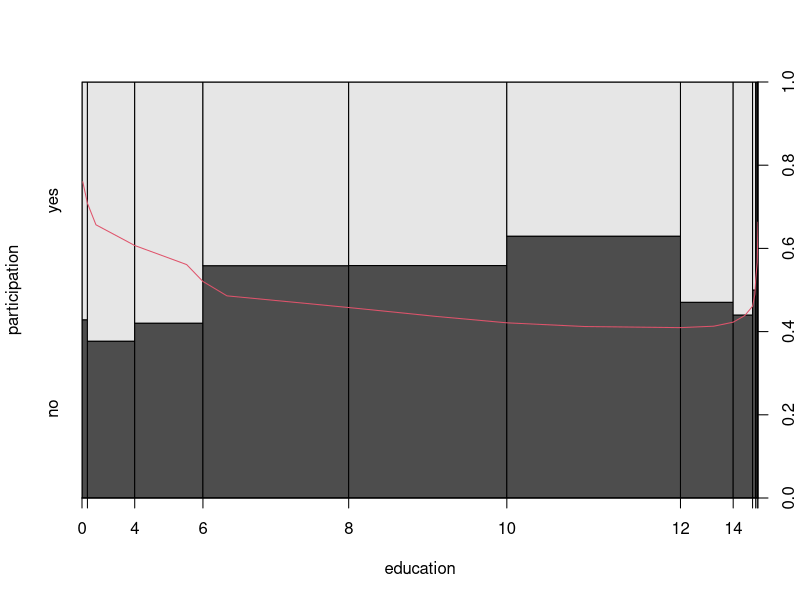
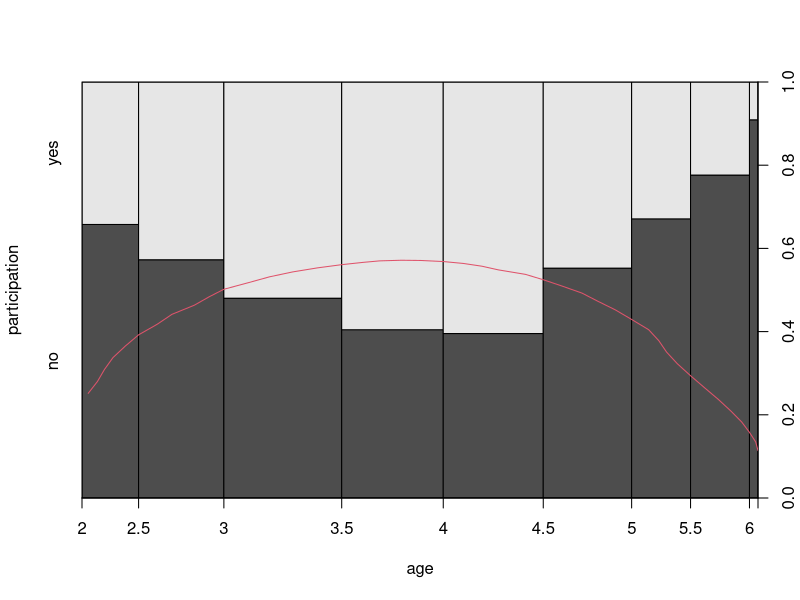
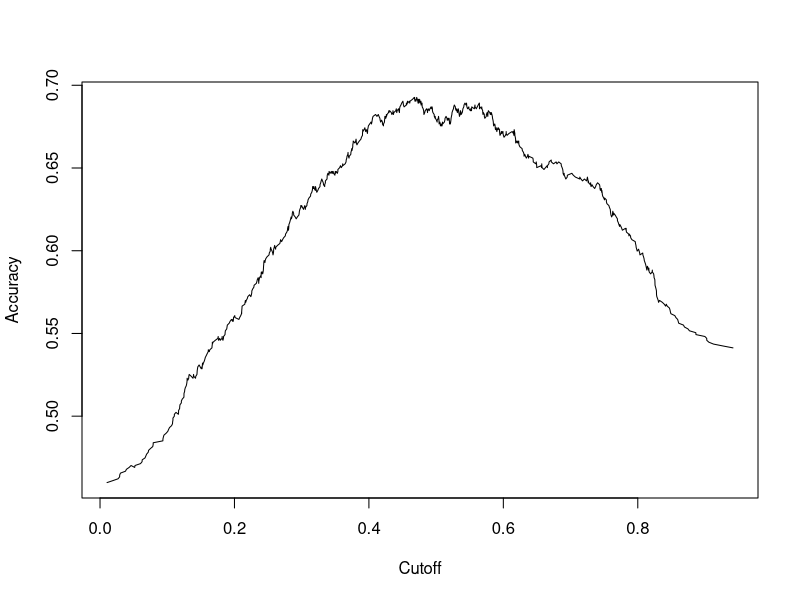
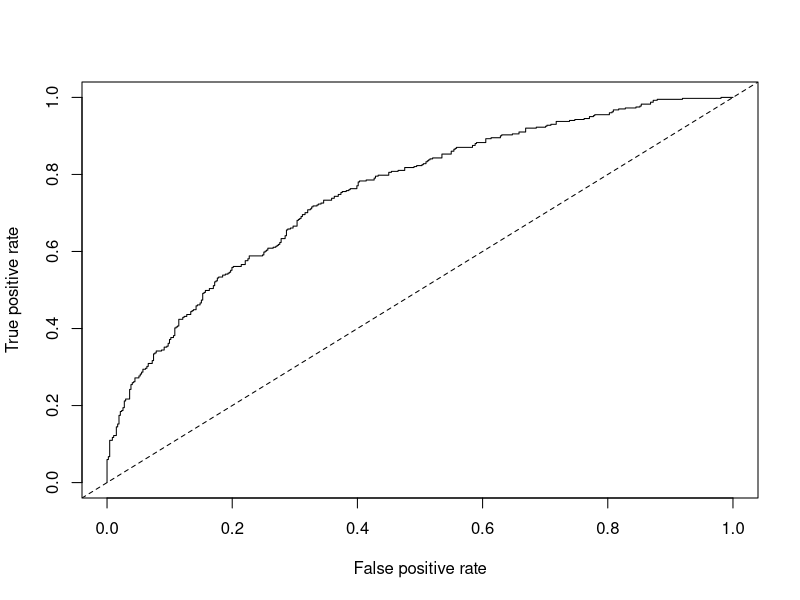
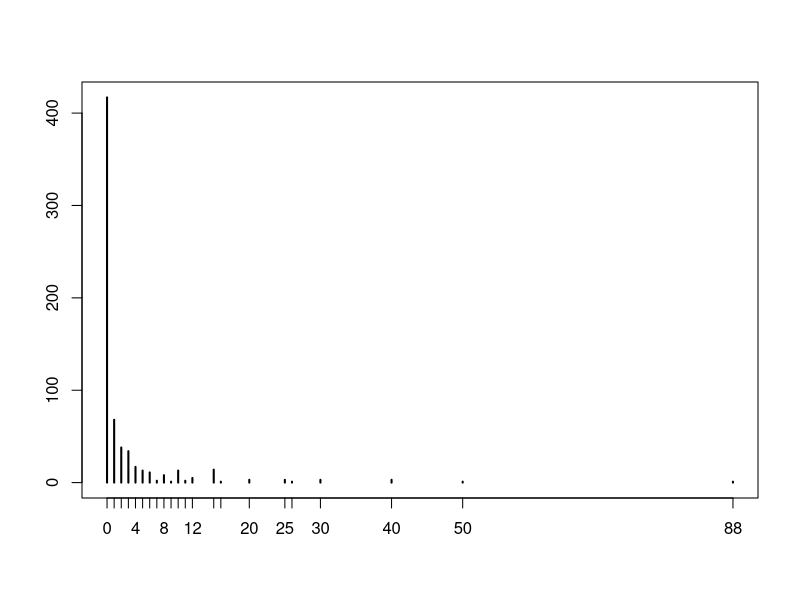
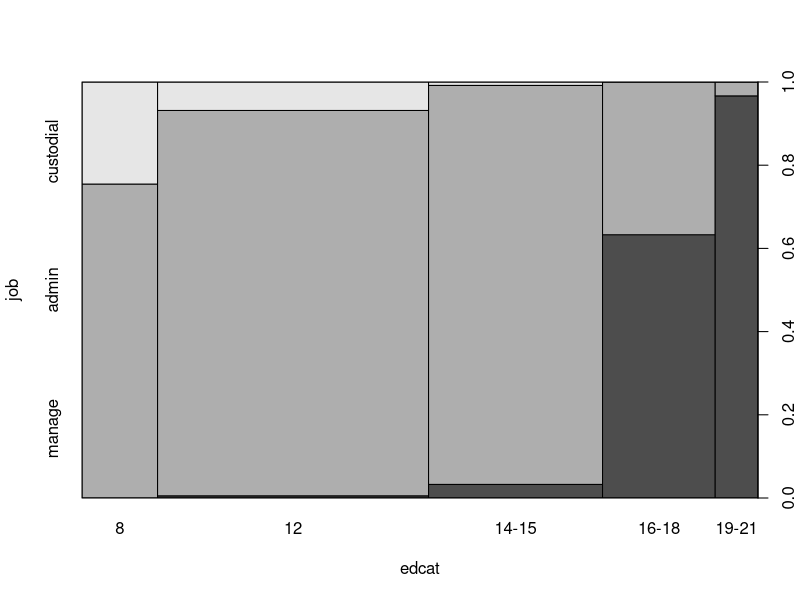

Here is the R script that generated these plots, in order:
###################################################
### chunk number 1: setup
###################################################
options(prompt = "R> ", continue = "+  ", width = 64,
  digits = 4, show.signif.stars = FALSE, useFancyQuotes = FALSE)

options(SweaveHooks = list(onefig =   function() {par(mfrow = c(1,1))},
                           twofig =   function() {par(mfrow = c(1,2))},                           
                           threefig = function() {par(mfrow = c(1,3))},
                           fourfig =  function() {par(mfrow = c(2,2))},
			   sixfig =   function() {par(mfrow = c(3,2))}))

library("AER")

set.seed(1071)


###################################################
### chunk number 2: swisslabor-data
###################################################
data("SwissLabor")
swiss_probit <- glm(participation ~ . + I(age^2),
  data = SwissLabor, family = binomial(link = "probit"))
summary(swiss_probit)


###################################################
### chunk number 3: swisslabor-plot eval=FALSE
###################################################
## plot(participation ~ age, data = SwissLabor, ylevels = 2:1)


###################################################
### chunk number 4: swisslabor-plot-refined
###################################################
plot(participation ~ education, data = SwissLabor, ylevels = 2:1)
fm <- glm(participation ~ education + I(education^2), data = SwissLabor, family = binomial)
edu <- sort(unique(SwissLabor$education))
prop <- sapply(edu, function(x) mean(SwissLabor$education <= x))
lines(predict(fm, newdata = data.frame(education = edu), type = "response") ~ prop, col = 2)

plot(participation ~ age, data = SwissLabor, ylevels = 2:1)
fm <- glm(participation ~ age + I(age^2), data = SwissLabor, family = binomial)
ag <- sort(unique(SwissLabor$age))
prop <- sapply(ag, function(x) mean(SwissLabor$age <= x))
lines(predict(fm, newdata = data.frame(age = ag), type = "response") ~ prop, col = 2)


###################################################
### chunk number 5: effects1
###################################################
fav <- mean(dnorm(predict(swiss_probit, type = "link")))
fav * coef(swiss_probit)


###################################################
### chunk number 6: effects2
###################################################
av <- colMeans(SwissLabor[, -c(1, 7)])
av <- data.frame(rbind(swiss = av, foreign = av),
  foreign = factor(c("no", "yes")))
av <- predict(swiss_probit, newdata = av, type = "link")
av <- dnorm(av)
av["swiss"] * coef(swiss_probit)[-7]


###################################################
### chunk number 7: effects3
###################################################
av["foreign"] * coef(swiss_probit)[-7]


###################################################
### chunk number 8: mcfadden
###################################################
swiss_probit0 <- update(swiss_probit, formula = . ~ 1)
1 - as.vector(logLik(swiss_probit)/logLik(swiss_probit0))


###################################################
### chunk number 9: confusion-matrix
###################################################
table(true = SwissLabor$participation,
  pred = round(fitted(swiss_probit)))


###################################################
### chunk number 10: confusion-matrix1
###################################################
tab <- table(true = SwissLabor$participation,
  pred = round(fitted(swiss_probit)))
tabp <- round(100 * c(tab[1,1] + tab[2,2], tab[2,1] + tab[1,2])/sum(tab), digits = 2)


###################################################
### chunk number 11: roc-plot eval=FALSE
###################################################
## library("ROCR")
## pred <- prediction(fitted(swiss_probit),
##   SwissLabor$participation)
## plot(performance(pred, "acc"))
## plot(performance(pred, "tpr", "fpr"))
## abline(0, 1, lty = 2)


###################################################
### chunk number 12: roc-plot1
###################################################
library("ROCR")
pred <- prediction(fitted(swiss_probit),
  SwissLabor$participation)
plot(performance(pred, "acc"))
plot(performance(pred, "tpr", "fpr"))
abline(0, 1, lty = 2)


###################################################
### chunk number 13: rss
###################################################
deviance(swiss_probit)
sum(residuals(swiss_probit, type = "deviance")^2)
sum(residuals(swiss_probit, type = "pearson")^2)


###################################################
### chunk number 14: coeftest eval=FALSE
###################################################
## coeftest(swiss_probit, vcov = sandwich)


###################################################
### chunk number 15: murder
###################################################
data("MurderRates")
murder_logit <- glm(I(executions > 0) ~ time + income +
  noncauc + lfp + southern, data = MurderRates,
  family = binomial)


###################################################
### chunk number 16: murder-coeftest
###################################################
coeftest(murder_logit)


###################################################
### chunk number 17: murder2
###################################################
murder_logit2 <- glm(I(executions > 0) ~ time + income +
  noncauc + lfp + southern, data = MurderRates,
  family = binomial, control = list(epsilon = 1e-15,
  maxit = 50, trace = FALSE))


###################################################
### chunk number 18: murder2-coeftest
###################################################
coeftest(murder_logit2)


###################################################
### chunk number 19: separation
###################################################
table(I(MurderRates$executions > 0), MurderRates$southern)


###################################################
### chunk number 20: countreg-pois
###################################################
data("RecreationDemand")
rd_pois <- glm(trips ~ ., data = RecreationDemand,
  family = poisson)


###################################################
### chunk number 21: countreg-pois-coeftest
###################################################
coeftest(rd_pois)


###################################################
### chunk number 22: countreg-pois-logLik
###################################################
logLik(rd_pois)


###################################################
### chunk number 23: countreg-odtest1
###################################################
dispersiontest(rd_pois)


###################################################
### chunk number 24: countreg-odtest2
###################################################
dispersiontest(rd_pois, trafo = 2)


###################################################
### chunk number 25: countreg-nbin
###################################################
library("MASS")
rd_nb <- glm.nb(trips ~ ., data = RecreationDemand)
coeftest(rd_nb)
logLik(rd_nb)


###################################################
### chunk number 26: countreg-se
###################################################
round(sqrt(rbind(diag(vcov(rd_pois)),
  diag(sandwich(rd_pois)))), digits = 3)


###################################################
### chunk number 27: countreg-sandwich
###################################################
coeftest(rd_pois, vcov = sandwich)


###################################################
### chunk number 28: countreg-OPG
###################################################
round(sqrt(diag(vcovOPG(rd_pois))), 3)


###################################################
### chunk number 29: countreg-plot
###################################################
plot(table(RecreationDemand$trips), ylab = "")


###################################################
### chunk number 30: countreg-zeros
###################################################
rbind(obs = table(RecreationDemand$trips)[1:10], exp = round(
  sapply(0:9, function(x) sum(dpois(x, fitted(rd_pois))))))


###################################################
### chunk number 31: countreg-pscl
###################################################
library("pscl")


###################################################
### chunk number 32: countreg-zinb
###################################################
rd_zinb <- zeroinfl(trips ~ . | quality + income,
  data = RecreationDemand, dist = "negbin")


###################################################
### chunk number 33: countreg-zinb-summary
###################################################
summary(rd_zinb)


###################################################
### chunk number 34: countreg-zinb-expected
###################################################
round(colSums(predict(rd_zinb, type = "prob")[,1:10]))


###################################################
### chunk number 35: countreg-hurdle
###################################################
rd_hurdle <- hurdle(trips ~ . | quality + income,
  data = RecreationDemand, dist = "negbin")
summary(rd_hurdle)


###################################################
### chunk number 36: countreg-hurdle-expected
###################################################
round(colSums(predict(rd_hurdle, type = "prob")[,1:10]))


###################################################
### chunk number 37: tobit1
###################################################
data("Affairs")
aff_tob <- tobit(affairs ~ age + yearsmarried +
  religiousness + occupation + rating, data = Affairs)
summary(aff_tob)


###################################################
### chunk number 38: tobit2
###################################################
aff_tob2 <- update(aff_tob, right = 4)
summary(aff_tob2)


###################################################
### chunk number 39: tobit3
###################################################
linearHypothesis(aff_tob, c("age = 0", "occupation = 0"),
  vcov = sandwich)


###################################################
### chunk number 40: numeric-response
###################################################
SwissLabor$partnum <- as.numeric(SwissLabor$participation) - 1


###################################################
### chunk number 41: kleinspady eval=FALSE
###################################################
## library("np")
## swiss_bw <- npindexbw(partnum ~ income + age + education +
##   youngkids + oldkids + foreign + I(age^2), data = SwissLabor,
##   method = "kleinspady", nmulti = 5)


###################################################
### chunk number 42: kleinspady-bw eval=FALSE
###################################################
## summary(swiss_bw)


###################################################
### chunk number 43: kleinspady-summary eval=FALSE
###################################################
## swiss_ks <- npindex(bws = swiss_bw, gradients = TRUE)
## summary(swiss_ks)


###################################################
### chunk number 44: probit-confusion
###################################################
table(Actual = SwissLabor$participation, Predicted = 
  round(predict(swiss_probit, type = "response")))


###################################################
### chunk number 45: bw-tab
###################################################
data("BankWages")
edcat <- factor(BankWages$education)
levels(edcat)[3:10] <- rep(c("14-15", "16-18", "19-21"),
  c(2, 3, 3))
tab <- xtabs(~ edcat + job, data = BankWages)
prop.table(tab, 1)


###################################################
### chunk number 46: bw-plot eval=FALSE
###################################################
## plot(job ~ edcat, data = BankWages, off = 0)


###################################################
### chunk number 47: bw-plot1
###################################################
plot(job ~ edcat, data = BankWages, off = 0)
box()


###################################################
### chunk number 48: bw-multinom
###################################################
library("nnet")
bank_mnl <- multinom(job ~ education + minority,
  data = BankWages, subset = gender == "male", trace = FALSE)


###################################################
### chunk number 49: bw-multinom-coeftest
###################################################
coeftest(bank_mnl)


###################################################
### chunk number 50: bw-polr
###################################################
library("MASS")
bank_polr <- polr(job ~ education + minority, 
  data = BankWages, subset = gender == "male", Hess = TRUE)
coeftest(bank_polr)


###################################################
### chunk number 51: bw-AIC
###################################################
AIC(bank_mnl)
AIC(bank_polr) 
